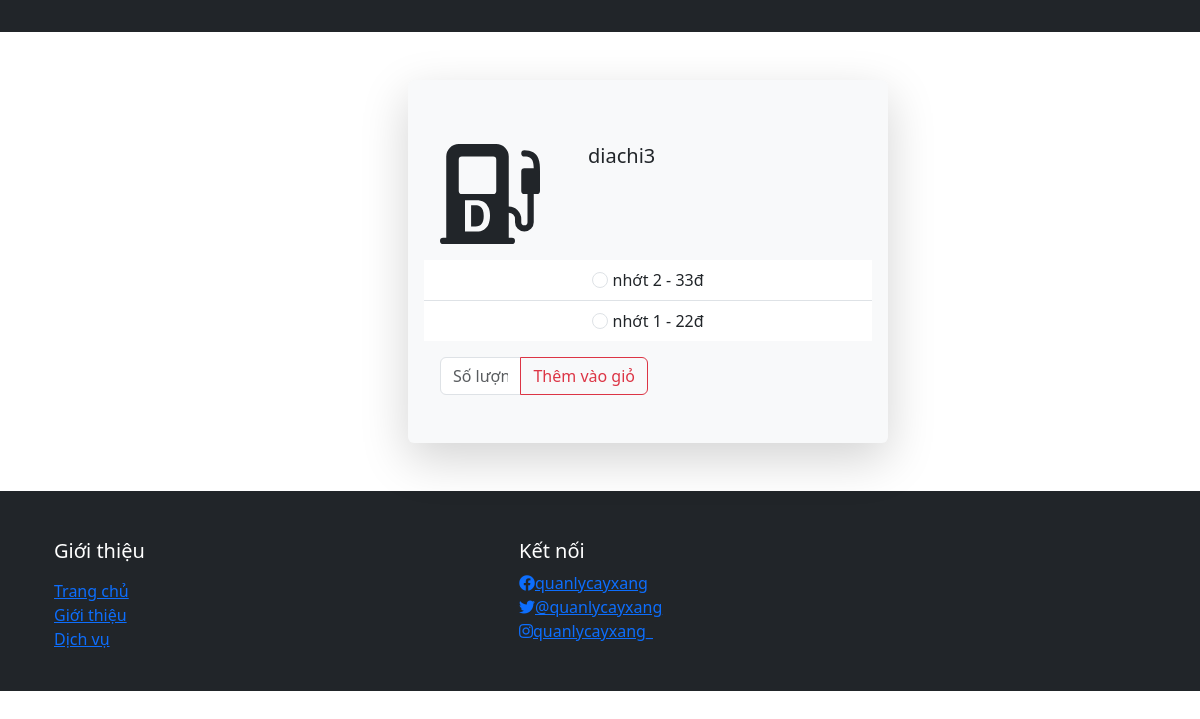
/detail/index.php?id=3, run on the app's committed database.
### tables this page shows
CREATE TABLE `cayxang` (
  `Pk_CayxangID` int(11) NOT NULL,
  `sDiachi` varchar(255) NOT NULL
);

CREATE TABLE `cayxang_nhienlieu` (
  `Pk_CayxangNhienlieuID` int(11) NOT NULL,
  `iNhienlieuID` int(11) DEFAULT NULL,
  `iCayxangID` int(11) DEFAULT NULL,
  `iSoluong` int(11) DEFAULT NULL,
  `isActive` bit(1) DEFAULT b'0'
);

CREATE TABLE `nhienlieu` (
  `Pk_NhienlieuID` int(11) NOT NULL,
  `sLoai` varchar(255) DEFAULT NULL,
  `sTenNhienlieu` varchar(255) NOT NULL,
  `sDonvi` varchar(255) DEFAULT NULL,
  `fGia` float NOT NULL
);

### detail/index.php (called while the page is built, shortened)
<?php
    function getCayxangByID($macayxang){
        $conn = connectdb();
        $sql = "SELECT DISTINCT cx.sDiachi,  nl.sTenNhienlieu, nl.fGia, cxnl.Pk_CayxangNhienlieuID
        FROM cayxang_nhienlieu AS cxnl INNER JOIN nhienlieu AS nl ON cxnl.iNhienlieuID = nl.Pk_NhienlieuID INNER JOIN cayxang AS cx ON cxnl.iCayxangID = cx.Pk_CayxangID WHERE cxnl.iCayxangID = '$macayxang' AND nl.sLoai = 'nhớt'";
        $stmt = $conn->prepare($sql);
        $stmt->execute();
        $cayxangs = $stmt->fetchAll();
        return $cayxangs;
    }
    if(isset($_GET['id'])){
        $macayxang = $_GET['id'];
        $cayxangs = getCayxangByID($macayxang);
    }
    include "../header/index.php";
    include "./detail.php";
    include "../footer/index.php";
?>

### detail/detail.php (the view, shortened to what this page needs)
<!doctype html>
<html lang="en">
<head>
    <link href="https://cdn.jsdelivr.net/npm/bootstrap@5.3.0/dist/css/bootstrap.min.css" rel="stylesheet"
>
</head>
<body>
    <section class="mx-5 px-5">
        <div class="container mx-5 px-5">
            <div class="row">
                <div class="row row-cols-3 row-cols-md-1 g-5 m-auto">
                    <div class="card m-auto pt-5 mt-5 pb-3 shadow-lg p-3 mb-5 bg-body-tertiary rounded border-0 card-hover"
                        style="width: 30rem;">
                        <form action="./index.php" method="post">
                        <div class="card-body d-flex">
                            <?php
                        if(isset($cayxangs) && (count($cayxangs) > 0)){
                        ?>
                            <h5 class="card-title ps-5"><?= $cayxangs[0]['sDiachi']?></h5>
                            <?php
                            }
                        ?>
                        </div>
                        <ul class="list-group list-group-flush text-center">
                        <?php
                        if(isset($cayxangs) && (count($cayxangs) > 0)){
                            foreach($cayxangs as $cayxang){
                        ?>
                            <li class="list-group-item">
                                <input class="form-check-input" type="radio" name="exampleRadios" id="<?= $cayxang['Pk_CayxangNhienlieuID']?>"
                                    value="<?= $cayxang['Pk_CayxangNhienlieuID']?>">
                                <label class="form-check-label" for="<?= $cayxang['Pk_CayxangNhienlieuID']?>">
                                <?= $cayxang['sTenNhienlieu']?> - <?= $cayxang['fGia']?>đ
                                </label>
                            </li>
                        <?php
                            }
                        }
                        ?>
                        </ul>
                        <div class="card-body">
                            <div class="input-group mb-3 w-50">
                                <input type="text" class="form-control text-center" name="soluong" placeholder="Số lượng"
                                    aria-label="Recipient's username" aria-describedby="button-addon2">
                                <button class="btn btn-outline-danger" type="submit" name="themgiohang"
                                    id="button-addon2">Thêm vào giỏ</button>
                            </div>
                        </div>
                        </form>
                    </div>
                </div>
            </div>
        </div>
    </section>
</body>
</html>

### data on the page
cayxang: sDiachi "diachi3"
cayxang_nhienlieu: iNhienlieuID.sTenNhienlieu "nhớt 2", iNhienlieuID.fGia "33"
cayxang_nhienlieu: iNhienlieuID.sTenNhienlieu "nhớt 1", iNhienlieuID.fGia "22"
